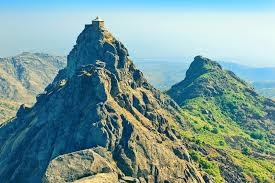
#> input picture mypic.jpg, 275 x 183 px
$ jupyter execute 'Image to Pencil sketch.ipynb'   (shell and % lines are left out)
#> lines starting #> are read from the running program, lines starting #| are printed output that depends on the picture
[cell 1]
# !pip install opencv-python

[cell 2]
from google.colab import files
from IPython.display import Image

[cell 3]
uploaded = files.upload()
#> the answer given: mypic.jpg

[cell 4]
Image('mypic.jpg')

### Load library from google colab

[cell 5]
import cv2
from google.colab.patches import cv2_imshow

### Read and Display the image

[cell 6]
image = cv2.imread("mypic.jpg")
#> image is the input picture: shape (183, 275, 3); mean B, G, R 154.1, 155.7, 122.2
cv2_imshow(image)

### Load RGB image

[cell 7]
import matplotlib.pyplot as plt
img_rgb = cv2.cvtColor(image, cv2.COLOR_BGR2RGB)
plt.imshow(img_rgb)
#> (this line was passed over: IPython is not available in this run)

### Converting RGB to Grayscale image

[cell 8]
# convert the image to grayscale
gray_image = cv2.cvtColor(image, cv2.COLOR_BGR2GRAY)
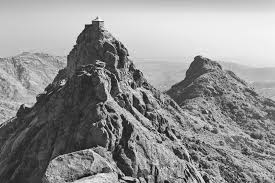
#> gray_image: shape (183, 275); min 2, max 253, mean 145.5
cv2_imshow(gray_image)

### Inverting Grayscale

[cell 9]
# Invert the grayscale image
inverted_gray_image = 255 - gray_image
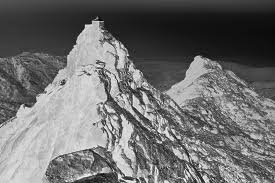
#> inverted_gray_image: shape (183, 275); min 2, max 253, mean 109.5
cv2_imshow(inverted_gray_image)

### Applying Gaussian Function

[cell 10]
# Apply Gaussian Blur to the inverted image
blurred_image = cv2.GaussianBlur(inverted_gray_image, (21, 21), 0)
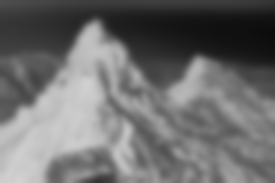
#> blurred_image: shape (183, 275); min 12, max 211, mean 109.5
cv2_imshow(blurred_image)

### Blending grayscale image

[cell 11]
# Blend the grayscale image with the blurred image using the "color dodge" blend mode
def dodgeV2(image, mask):
  return cv2.divide(image,255-mask,scale=256)
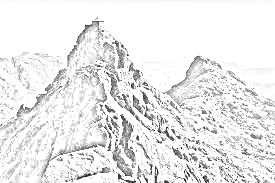
#> returned value: shape (183, 275); min 4, max 255, mean 234.4
pencil_sketch = dodgeV2(gray_image, blurred_image)
cv2_imshow(pencil_sketch)
